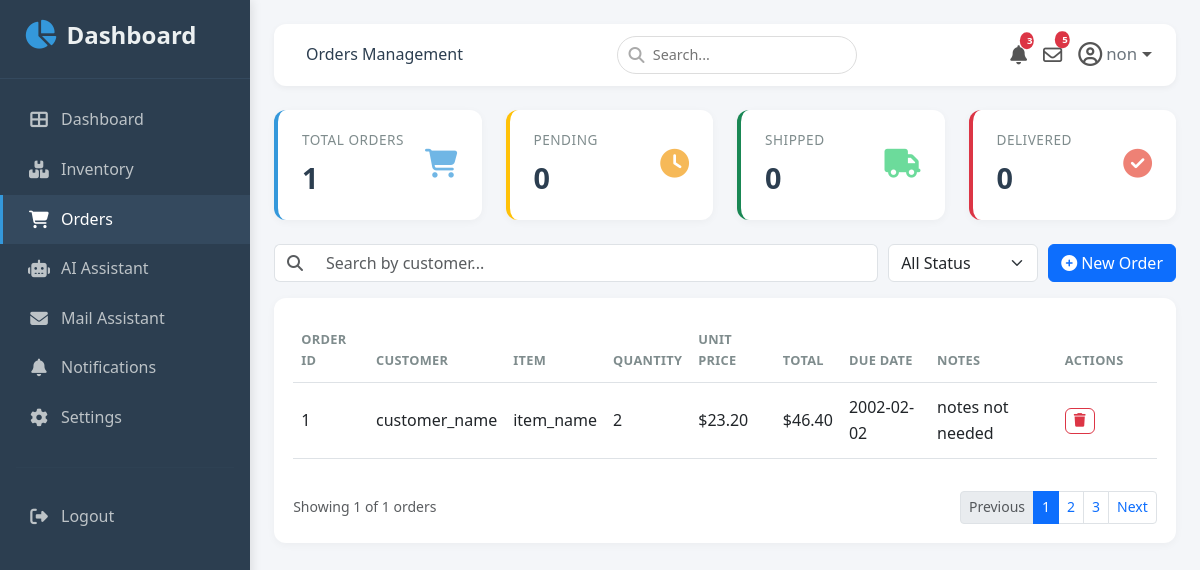
Page /orders (signed in) on the committed database.
### app.py (models this page shows, shortened)
class User(UserMixin, db.Model):
    id            = db.Column(db.Integer, primary_key=True)
    first_name    = db.Column(db.String(80), nullable=False)
    last_name     = db.Column(db.String(80), nullable=False)
    username      = db.Column(db.String(80), unique=True, nullable=False)
    password_hash = db.Column(db.String(200), nullable=False)

class Order(db.Model):
    id            = db.Column(db.Integer, primary_key=True)
    customer_name = db.Column(db.String(100), nullable=False)
    inventory_item_id = db.Column(db.Integer, nullable=False)
    quantity_item = db.Column(db.Integer, nullable=False)
    unit_price = db.Column(db.Float, nullable=False)
    due_date = db.Column(db.DateTime, nullable=True)
    user_id = db.Column(db.Integer, db.ForeignKey('user.id'), nullable=False)
    name = db.Column(db.String(80), db.ForeignKey('data.name'))
    notes = db.Column(db.Text)

class Data(db.Model):
    id            = db.Column(db.Integer, primary_key=True)
    name = db.Column(db.String(100), nullable=False)
    price = db.Column(db.Integer, nullable=False)
    quantity = db.Column(db.Integer, nullable=False)
    user_id = db.Column(db.Integer, db.ForeignKey('user.id'), nullable=False)
    orders = db.relationship("Order", backref="data")

### app.py (the view, shortened to what this page needs)
@app.route('/orders', methods=['GET', 'POST'])
@login_required
def orders():
    total_orders = Order.query.count()
    orders_data = Order.query.filter_by(user_id=current_user.id).all()
    inventory_items = Data.query.filter_by(user_id=current_user.id).all()
    return render_template(
        'Orders.html',
        orders=orders_data,
        machines=inventory_items,
        total_orders=total_orders
    )

### app.py (called while the page is built)
@login_manager.user_loader
def load_user(user_id):
    return User.query.get(int(user_id))

### templates/Orders.html (shortened to what this page needs)
{% extends "base.html" %}
{% block page_title %}Orders Management{% endblock %}
{% block content %}
<div class="row g-4 mb-4">
  <div class="col-md-3 col-6">
    <div class="stat-card">
      <div class="d-flex justify-content-between align-items-center">
        <div>
          <p class="stat-label">Total Orders</p>
          <p class="stat-number">{{ total_orders|default(0) }}</p>
        </div>
        <i class="fas fa-shopping-cart stat-icon"></i>
      </div>
    </div>
  </div>
  <div class="col-md-3 col-6">
    <div class="stat-card border-warning">
      <div class="d-flex justify-content-between align-items-center">
        <div>
          <p class="stat-label">Pending</p>
          <p class="stat-number">{{ pending_orders|default(0) }}</p>
        </div>
        <i class="fas fa-clock stat-icon warning"></i>
      </div>
    </div>
  </div>
  <div class="col-md-3 col-6">
    <div class="stat-card border-success">
      <div class="d-flex justify-content-between align-items-center">
        <div>
          <p class="stat-label">Shipped</p>
          <p class="stat-number">{{ shipped_orders|default(0) }}</p>
        </div>
        <i class="fas fa-truck stat-icon success"></i>
      </div>
    </div>
  </div>
  <div class="col-md-3 col-6">
    <div class="stat-card border-danger">
      <div class="d-flex justify-content-between align-items-center">
        <div>
          <p class="stat-label">Delivered</p>
          <p class="stat-number">{{ delivered_orders|default(0) }}</p>
        </div>
        <i class="fas fa-check-circle stat-icon danger"></i>
      </div>
    </div>
  </div>
</div>
<div class="search-filter-bar">
  <div class="search-input">
    <div class="input-group">
      <span class="input-group-text bg-white border-end-0"><i class="fas fa-search text-muted"></i></span>
      <input type="text" class="form-control border-start-0" placeholder="Search by customer..." id="tableSearch">
    </div>
  </div>
  <div class="filter-select">
    <select class="form-select" id="statusFilter">
      <option value="">All Status</option>
    </select>
  </div>
  <div class="ms-auto">
    <button class="btn btn-primary" data-bs-toggle="modal" data-bs-target="#addOrderModal">
      <i class="fas fa-plus-circle me-1"></i>New Order
    </button>
  </div>
</div>
<div class="table-container">
  <div class="table-responsive">
    <table class="table table-hover align-middle" id="ordersTable">
      <thead>
        <tr>
          <th>Order ID</th>
          <th>Customer</th>
          <th>Item</th>
          <th>Quantity</th>
          <th>Unit Price</th>
          <th>Total</th>
          <th>Due Date</th>
          <th>Notes</th>
          <th style="width: 100px;">Actions</th>
        </tr>
      </thead>
      <tbody id="ordersTableBody">
        {% for order in orders %}
        <tr>
          <td>{{ order.id }}</td>
          <td>{{ order.customer_name }}</td>
          <td>
            {% for item in machines %}
              {% if item.id == order.inventory_item_id %}
                {{ item.name }}
              {% endif %}
            {% endfor %}
          </td>
          <td>{{ order.quantity_item }}</td>
          <td>${{ "%.2f"|format(order.unit_price) }}</td>
          <td>${{ "%.2f"|format(order.quantity_item * order.unit_price) }}</td>
          <td>{{ order.due_date.strftime('%Y-%m-%d') if order.due_date else 'N/A' }}</td>
          <td>{{ order.notes[:50] + '...' if order.notes and order.notes|length > 50 else order.notes or 'N/A' }}</td>
          <td>
		  <form action="{{ url_for('delete_order', id=order.inventory_item_id) }}" method="POST" style="display:inline;" onsubmit="return confirm('Are you sure you want to delete {{ order.data.name }}?');">
              <button type="submit" class="btn btn-sm btn-outline-danger action-btn">
                <i class="fas fa-trash"></i>
              </button>
            </form>
          </td>
        </tr>
        {% else %}
        <tr>
          <td colspan="9" class="text-center py-4 text-muted">No orders found.</td>
        </tr>
        {% endfor %}
      </tbody>
    </table>
  </div>
  <div class="pagination-bar">
    <div class="text-muted small">
      Showing {{ orders|length if orders else 0 }} of {{ total_orders|default(0) }} orders
    </div>
    <nav>
      <ul class="pagination pagination-sm">
        <li class="page-item disabled"><a class="page-link" href="#">Previous</a></li>
        <li class="page-item active"><a class="page-link" href="#">1</a></li>
        <li class="page-item"><a class="page-link" href="#">2</a></li>
        <li class="page-item"><a class="page-link" href="#">3</a></li>
        <li class="page-item"><a class="page-link" href="#">Next</a></li>
      </ul>
    </nav>
  </div>
</div>
{% endblock %}

### templates/base.html (shortened to what this page needs)
<!DOCTYPE html>
<html lang="en">
<head>
  <link href="https://cdn.jsdelivr.net/npm/bootstrap@5.3.0/dist/css/bootstrap.min.css" rel="stylesheet">
  <link rel="stylesheet" href="https://cdnjs.cloudflare.com/ajax/libs/font-awesome/6.4.0/css/all.min.css">
  <link rel="stylesheet" href="{{ url_for('static', filename='style.css') }}">
</head>
<body>
  <nav class="sidebar" id="sidebar">
    <div class="brand">
      <i class="fas fa-chart-pie"></i> Dashboard
    </div>
    <ul class="nav flex-column">
      <li class="nav-item">
        <a class="nav-link {% if request.endpoint == 'dashboard' %}active{% endif %}"
           href="{{ url_for('dashboard') }}">
          <i class="fas fa-th-large"></i> Dashboard
        </a>
      </li>
      <li class="nav-item">
        <a class="nav-link {% if request.endpoint == 'Machines' %}active{% endif %}"
           href="{{ url_for('Machines') }}">
          <i class="fas fa-boxes"></i> Inventory
        </a>
      </li>
      <li class="nav-item">
        <a class="nav-link {% if request.endpoint == 'orders' %}active{% endif %}"
           href="{{ url_for('orders') }}">
          <i class="fas fa-shopping-cart"></i> Orders
        </a>
      </li>
      <li class="nav-item">
        <a class="nav-link {% if request.endpoint == 'Ai_assistant' %}active{% endif %}"
           href="{{ url_for('Ai_assistant') }}">
          <i class="fas fa-robot"></i> AI Assistant
        </a>
      </li>
      <li class="nav-item">
        <a class="nav-link {% if request.endpoint == 'ai_mail_assistant' %}active{% endif %}"
           href="{{ url_for('ai_mail_assistant') }}">
          <i class="fas fa-envelope"></i> Mail Assistant
        </a>
      </li>
      <li class="nav-item">
        <a class="nav-link {% if request.endpoint == 'notifications' %}active{% endif %}"
           href="{{ url_for('notifications') }}">
          <i class="fas fa-bell"></i> Notifications
        </a>
      </li>
      <li class="nav-item">
        <a class="nav-link" href="{{ url_for('settings') }}"><i class="fas fa-cog"></i> Settings</a>
      </li>
    </ul>
    <hr style="border-color:#34495e; margin: 1.5rem 1rem;">
    <ul class="nav flex-column">
      <li class="nav-item">
        <a class="nav-link" href="{{ url_for('logout') }}"><i class="fas fa-sign-out-alt"></i> Logout</a>
      </li>
    </ul>
  </nav>
  <div class="main-content">
    <div class="top-navbar">
      <div>
        <span class="ms-2 d-none d-sm-inline">{% block page_title %}Dashboard{% endblock %}</span>
      </div>
      <div class="search-box d-none d-md-block">
        <i class="fas fa-search"></i>
        <input type="text" placeholder="Search...">
      </div>
      <div class="nav-icons d-flex align-items-center">
        <div class="dropdown me-2">
          <a href="{{ url_for('notifications') }}" class="text-decoration-none position-relative" id="notificationDropdown" role="button" data-bs-toggle="dropdown" aria-expanded="false">
            <i class="fas fa-bell" style="font-size: 1.2rem;"></i>
            <span class="badge bg-danger position-absolute top-0 start-100 translate-middle" id="navNotifCount" style="font-size: 0.6rem; padding: 0.25rem 0.45rem;">12</span>
          </a>
        </div>
        <a href="{{ url_for('ai_mail_assistant') }}" class="text-decoration-none me-2 position-relative">
          <i class="far fa-envelope" style="font-size: 1.2rem;"></i>
          <span class="badge bg-danger position-absolute top-0 start-100 translate-middle" style="font-size: 0.6rem; padding: 0.25rem 0.45rem;">5</span>
        </a>
        <div class="dropdown">
          <a href="#" class="text-decoration-none dropdown-toggle d-flex align-items-center"
             id="userDropdown" role="button" data-bs-toggle="dropdown" aria-expanded="false">
            <i class="far fa-user-circle fa-lg"></i>
            <span class="ms-1 d-none d-md-inline small text-secondary">
              {{ current_user.username if current_user.is_authenticated else 'Admin' }}
            </span>
          </a>
        </div>
      </div>
    </div>
    {% block content %}{% endblock %}
</body>
</html>

### static/style.css (style rules this page uses)
* { margin: 0; padding: 0; box-sizing: border-box; }
body { background-color: #f4f6f9; font-family: 'Segoe UI', Tahoma, Geneva, Verdana, sans-serif; color: #2c3e50; line-height: 1.6; }
a { text-decoration: none; color: inherit; }
.sidebar { position: fixed; top: 0; left: 0; height: 100vh; width: 250px; background-color: #2c3e50; color: #ecf0f1; transition: transform 0.3s ease; z-index: 1050; padding: 1rem 0; overflow-y: auto; box-shadow: 2px 0 10px rgba(0, 0, 0, 0.1); }
.sidebar .brand { font-size: 1.5rem; font-weight: 600; padding: 0 1.5rem 1.5rem 1.5rem; border-bottom: 1px solid #34495e; margin-bottom: 1rem; display: flex; align-items: center; gap: 10px; }
.sidebar .brand i { color: #3498db; font-size: 1.8rem; }
.sidebar .nav-link { color: #bdc3c7; padding: 0.75rem 1.5rem; border-left: 3px solid transparent; transition: all 0.2s ease; display: flex; align-items: center; gap: 10px; }
.sidebar .nav-link.active { color: #fff; background-color: #34495e; border-left-color: #3498db; }
.sidebar .nav-link i { width: 24px; text-align: center; font-size: 1.1rem; }
.sidebar hr { border-color: #34495e; margin: 1.5rem 1rem; }
.main-content { margin-left: 250px; padding: 1.5rem; min-height: 100vh; transition: margin-left 0.3s ease; }
.top-navbar { background: #fff; border-radius: 12px; padding: 0.75rem 1.5rem; box-shadow: 0 2px 6px rgba(0, 0, 0, 0.05); margin-bottom: 1.5rem; display: flex; align-items: center; justify-content: space-between; }
.top-navbar .search-box { position: relative; }
.top-navbar .search-box input { border-radius: 30px; border: 1px solid #ddd; padding: 0.4rem 1rem 0.4rem 2.2rem; font-size: 0.9rem; width: 240px; transition: border 0.2s ease; }
.top-navbar .search-box i { position: absolute; left: 12px; top: 50%; transform: translateY(-50%); color: #aaa; }
.nav-icons { display: flex; align-items: center; gap: 0.5rem; }
.nav-icons a { color: #555; font-size: 1.2rem; position: relative; transition: color 0.2s ease; }
.nav-icons a .badge { position: absolute; top: -6px; right: -8px; font-size: 0.6rem; padding: 0.25rem 0.45rem; background: #e74c3c; color: #fff; border-radius: 50%; }
.stat-card { background: #fff; border-radius: 12px; padding: 1.2rem 1.5rem; box-shadow: 0 2px 8px rgba(0, 0, 0, 0.04); border-left: 4px solid #3498db; height: 100%; transition: all 0.3s ease; }
.stat-card .stat-icon { font-size: 1.8rem; color: #3498db; opacity: 0.7; }
.stat-card .stat-number { font-size: 1.8rem; font-weight: 600; margin-bottom: 0; }
.stat-card .stat-label { color: #7f8c8d; font-size: 0.85rem; text-transform: uppercase; letter-spacing: 0.5px; margin-bottom: 0.25rem; }
.stat-card.border-warning { border-left-color: #f39c12; }
.stat-card.border-success { border-left-color: #2ecc71; }
.stat-card.border-danger { border-left-color: #e74c3c; }
.stat-card .stat-icon.warning { color: #f39c12; }
.stat-card .stat-icon.success { color: #2ecc71; }
.stat-card .stat-icon.danger { color: #e74c3c; }
.search-filter-bar { display: flex; flex-wrap: wrap; gap: 10px; align-items: center; margin-bottom: 1rem; }
.search-filter-bar .search-input { flex: 1 1 250px; }
.search-filter-bar .filter-select { flex: 0 1 150px; }
.table-container { background: #fff; border-radius: 12px; padding: 1.2rem; box-shadow: 0 2px 8px rgba(0, 0, 0, 0.04); }
.table-container .table th { border-top: none; color: #7f8c8d; font-weight: 600; font-size: 0.8rem; text-transform: uppercase; letter-spacing: 0.3px; padding: 0.75rem 0.5rem; }
.table-container .table td { vertical-align: middle; padding: 0.75rem 0.5rem; }
.action-btn { padding: 0.15rem 0.5rem; font-size: 0.8rem; border-radius: 6px; transition: all 0.2s ease; }
.action-btn .fas { font-size: 0.85rem; }
.pagination-bar { display: flex; justify-content: space-between; align-items: center; margin-top: 1rem; flex-wrap: wrap; gap: 0.5rem; }
.pagination-bar .pagination { margin: 0; }

### rows in the picture
User: username "non"
Order: id "1", customer_name "customer_name", quantity_item "2", unit_price "23.20", order.quantity_item*order.unit_price "46.40", due_date "2002-02-02", notes "notes not needed"
Data: name "item_name"

### other values in the picture
{{ total_orders|default(0) }} "1"
{{ pending_orders|default(0) }} "0"
{{ shipped_orders|default(0) }} "0"
{{ delivered_orders|default(0) }} "0"
{{ orders|length if orders else 0 }} "1"
